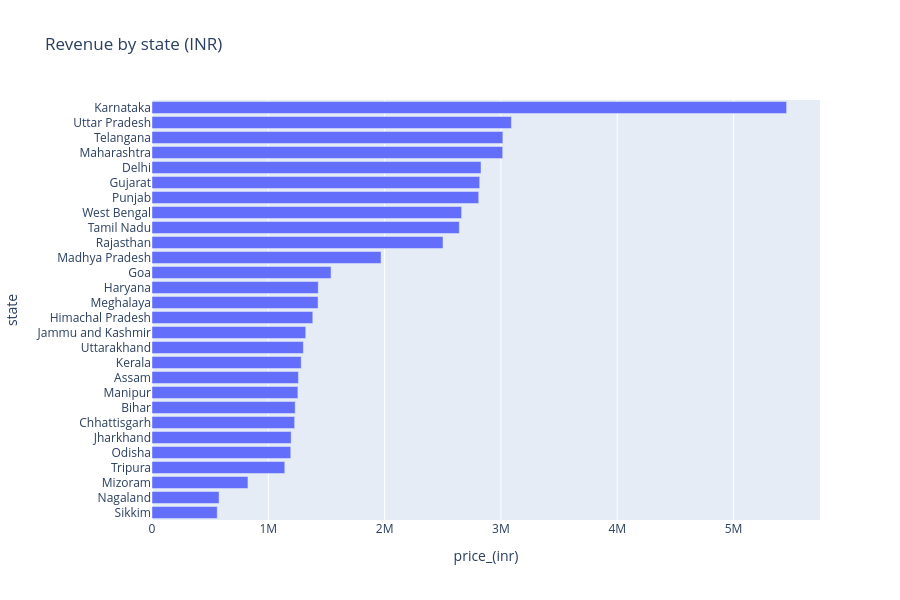

Notebook cell for this chart:
### Markdown cell above
# Total Sales by State (Map Visualization)

### Code cell
fig = px.bar(
    df.groupby('state', as_index = False)['price_(inr)'].sum().sort_values('price_(inr)', ascending = False),
    x = 'price_(inr)',
    y = 'state',
    orientation = 'h', #to print the bars horizontally 
    title = 'Revenue by state (INR)'
)

fig.update_layout(height = 600, yaxis = dict(autorange = 'reversed'))  #autorange = reversed is used to print the chart horizontally 
fig.show()

### Figure 1 — Plotly figure (JSON) as saved in the notebook; plotly's stock layout.template omitted (floating-point values rounded to 4 significant figures)
{"data": [{"alignmentgroup": "True", "hovertemplate": "price_(inr)=%{x}<br>state=%{y}<extra></extra>", "legendgroup": "", "marker": {"color": "#636efa", "pattern": {"shape": ""}}, "name": "", "offsetgroup": "", "orientation": "h", "showlegend": false, "textposition": "auto", "type": "bar", "x": [5456000.0, 3090000.0, 3017000.0, 3015000.0, 2829000.0, 2818000.0, 2809000.0, 2662000.0, 2642000.0, 2502000.0, 1970000.0, 1539000.0, 1429000.0, 1428000.0, 1382000.0, 1322000.0, 1301000.0, 1283000.0, 1259000.0, 1254000.0, 1231000.0, 1226000.0, 1196000.0, 1193000.0, 1142000.0, 824900.0, 576700.0, 560900.0], "xaxis": "x", "y": ["Karnataka", "Uttar Pradesh", "Telangana", "Maharashtra", "Delhi", "Gujarat", "Punjab", "West Bengal", "Tamil Nadu", "Rajasthan", "Madhya Pradesh", "Goa", "Haryana", "Meghalaya", "Himachal Pradesh", "Jammu and Kashmir", "Uttarakhand", "Kerala", "Assam", "Manipur", "Bihar", "Chhattisgarh", "Jharkhand", "Odisha", "Tripura", "Mizoram", "Nagaland", "Sikkim"], "yaxis": "y"}], "layout": {"barmode": "relative", "height": 600, "legend": {"tracegroupgap": 0}, "title": {"text": "Revenue by state (INR)"}, "xaxis": {"anchor": "y", "domain": [0, 1], "title": {"text": "price_(inr)"}}, "yaxis": {"anchor": "x", "autorange": "reversed", "domain": [0, 1], "title": {"text": "state"}}}}
